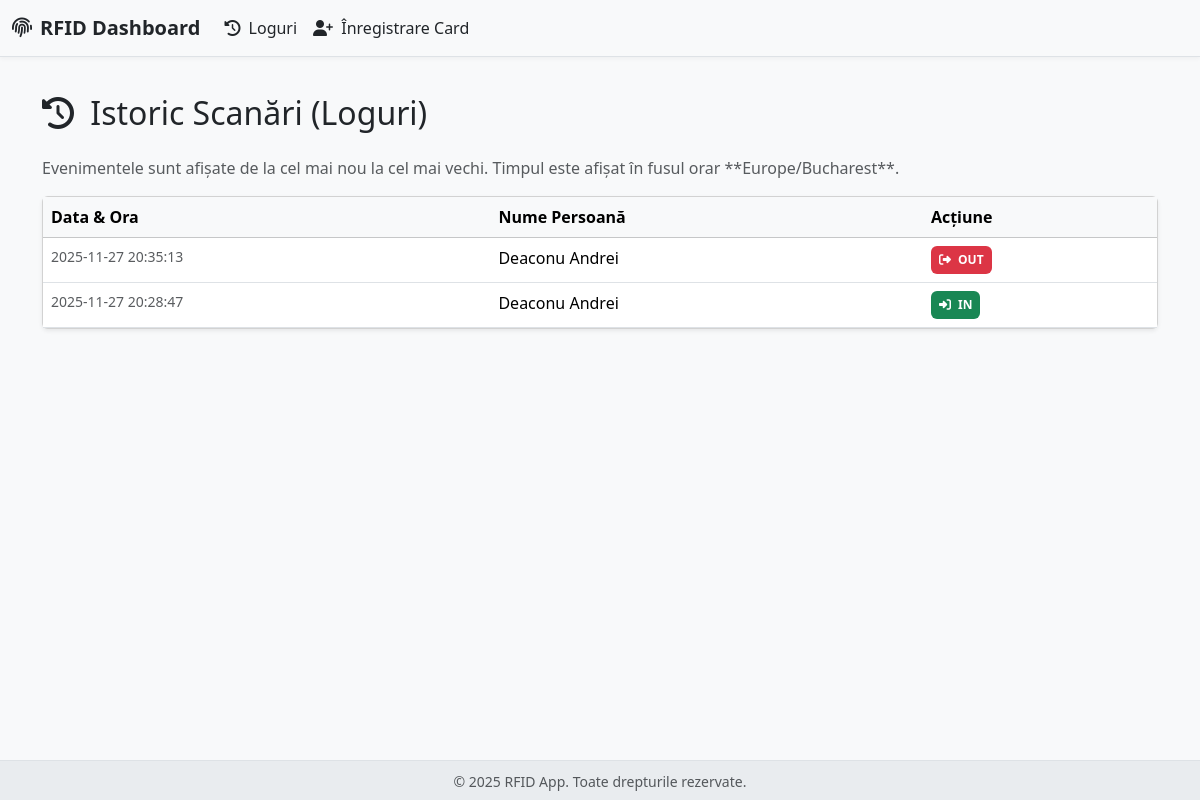
Page /logs on the earlier database version.
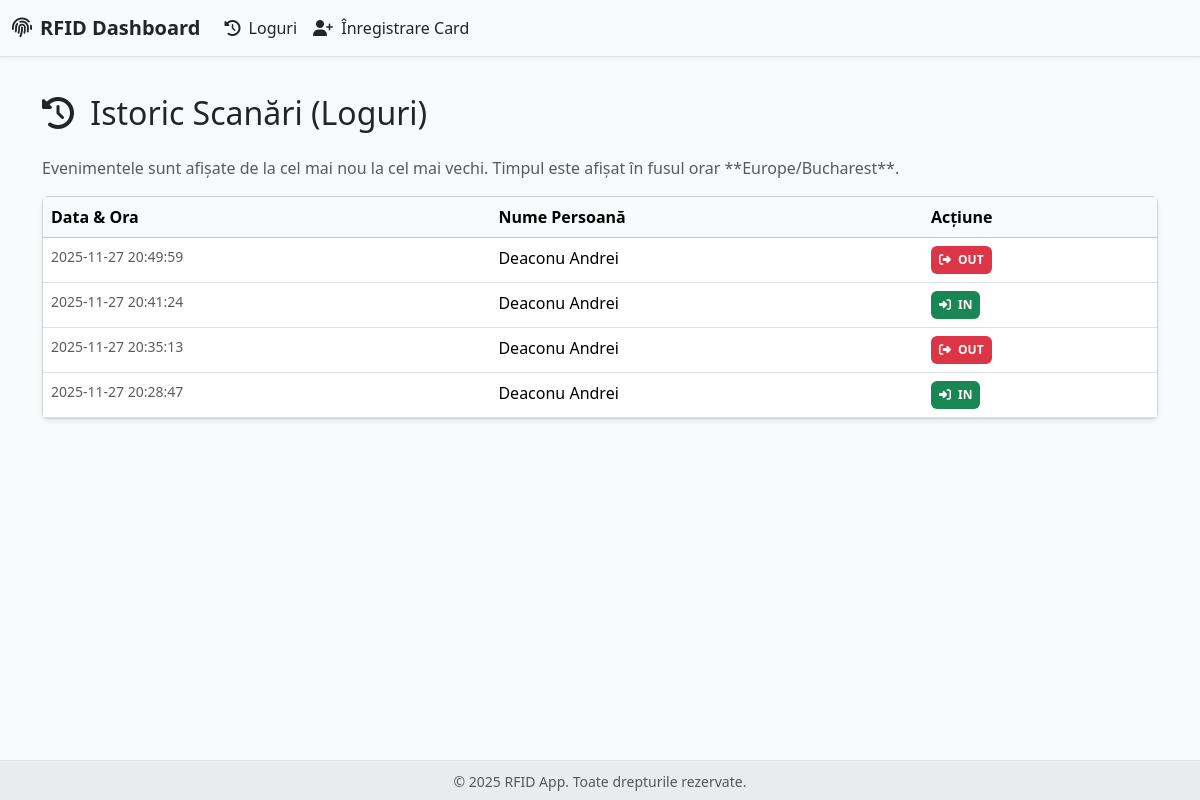
Same page on the later database version.
### app.py (models this page shows, shortened)
class Log(db.Model):
    __tablename__ = 'log'
    id = db.Column(db.Integer, primary_key=True)
    person_id = db.Column(db.Integer, db.ForeignKey('person.id'), nullable=False)
    timestamp = db.Column(db.DateTime, default=lambda: datetime.now(timezone.utc))
    action = db.Column(db.String(3), nullable=False)

class Person(db.Model):
    __tablename__ = 'person'
    id = db.Column(db.Integer, primary_key=True)
    uid_card = db.Column(db.String(50), unique=True, nullable=False)
    first_name = db.Column(db.String(100), nullable=False)
    last_name = db.Column(db.String(100), nullable=False)
    is_inside = db.Column(db.Boolean, default=False)
    last_action_time = db.Column(db.DateTime, default=lambda: datetime(1970, 1, 1, tzinfo=timezone.utc))
    logs = db.relationship('Log', backref='person', lazy=True)

### app.py (the view)
@app.route('/logs')
def view_logs():
    logs = Log.query.order_by(Log.timestamp.desc()).all()
    return render_template('logs.html', logs=logs)

### app.py (called while the page is built)
def localize_timestamp(timestamp):
    if timestamp.tzinfo is None:
        utc_dt = timestamp.replace(tzinfo=pytz.utc)
    else:
        utc_dt = timestamp.astimezone(pytz.utc)
    return utc_dt.astimezone(TARGET_TIMEZONE)

### templates/logs.html
{% extends "base.html" %}
{% block content %}
    <h2 class="mb-4"><i class="fas fa-history me-2"></i> Istoric Scanări (Loguri)</h2>
    <p class="text-muted">Evenimentele sunt afișate de la cel mai nou la cel mai vechi. Timpul este afișat în fusul orar **{{ TARGET_TIMEZONE_NAME }}**.</p>
    <div class="card shadow-sm">
        <div class="card-body p-0">
            <div class="table-responsive">
                <table class="table table-hover mb-0">
                    <thead class="table-light">
                        <tr>
                            <th>Data & Ora</th>
                            <th>Nume Persoană</th>
                            <th>Acțiune</th>
                        </tr>
                    </thead>
                    <tbody>
                        {% for log in logs %}
                        <tr>
                            <td class="text-muted small">{{ localize_timestamp(log.timestamp).strftime('%Y-%m-%d %H:%M:%S') }}</td>
                            <td class="fw-medium">{{ log.person.last_name }} {{ log.person.first_name }}</td>
                            <td>
                                {% if log.action == 'IN' %}
                                    <span class="badge bg-success p-2"><i class="fas fa-sign-in-alt me-1"></i> {{ log.action }}</span>
                                {% else %}
                                    <span class="badge bg-danger p-2"><i class="fas fa-sign-out-alt me-1"></i> {{ log.action }}</span>
                                {% endif %}
                            </td>
                        </tr>
                        {% endfor %}
                    </tbody>
                </table>
            </div>
        </div>
    </div>
{% endblock %}

### templates/base.html (shortened to what this page needs)
<!doctype html>
<html lang="ro">
<head>
    <link href="https://cdn.jsdelivr.net/npm/bootstrap@5.3.3/dist/css/bootstrap.min.css" rel="stylesheet">
    <link rel="stylesheet" href="https://cdnjs.cloudflare.com/ajax/libs/font-awesome/6.5.2/css/all.min.css">
</head>
<body>
    <nav class="navbar navbar-expand-md navbar-light fixed-top bg-light border-bottom">
      <div class="container-fluid">
        <a class="navbar-brand text-dark fw-bold" href="{{ url_for('home') }}"><i class="fas fa-fingerprint me-2"></i>RFID Dashboard</a>
        <div class="collapse navbar-collapse" id="navbarNav">
          <ul class="navbar-nav me-auto mb-2 mb-md-0">
            <li class="nav-item">
              <a class="nav-link text-dark" href="{{ url_for('view_logs') }}"><i class="fas fa-history me-1"></i> Loguri</a>
            </li>
            <li class="nav-item">
              <a class="nav-link text-dark" href="{{ url_for('register_person') }}"><i class="fas fa-user-plus me-1"></i> Înregistrare Card</a>
            </li>
          </ul>
        </div>
      </div>
    </nav>
    <main class="container py-4">
        {% block content %}{% endblock %}
    </main>
    <footer class="footer">
        <div class="container text-center">
            <span class="text-muted small">© 2025 RFID App. Toate drepturile rezervate.</span>
        </div>
    </footer>
</body>
</html>

### templates/base.html (style rules this page uses)
body { padding-top: 70px; background-color: #f8f9fa; }
.navbar { box-shadow: 0 2px 4px rgba(0,0,0,.04); }
.footer { position: fixed; bottom: 0; width: 100%; height: 40px; line-height: 40px; background-color: #e9ecef; border-top: 1px solid #dee2e6; }
.nav-link { transition: color 0.3s; }

Differences in the rows shown:
added Log: timestamp "2025-11-27 20:49:59", person.last_name "Deaconu", person.first_name "Andrei", action "OUT"
added Log: timestamp "2025-11-27 20:41:24", person.last_name "Deaconu", person.first_name "Andrei", action "IN"
